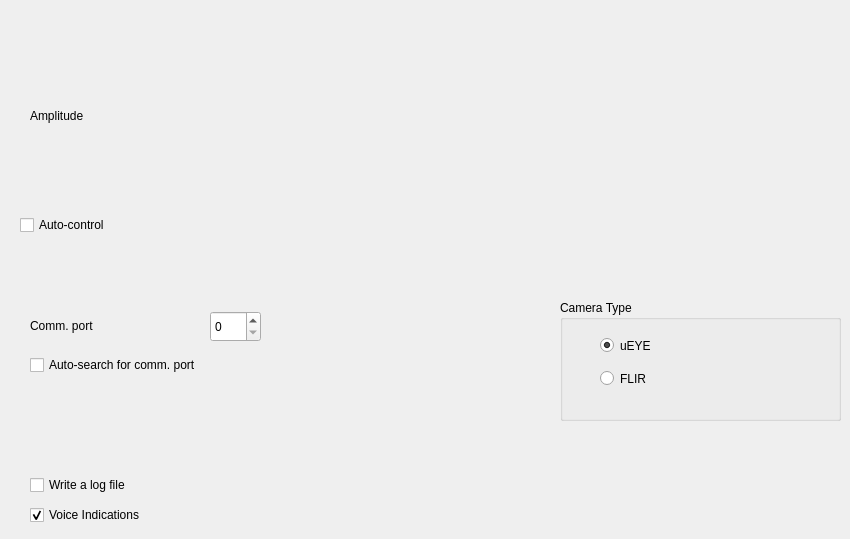
   <widget class="QWidget" name="tab_2">
    <attribute name="title">
     <string>Settings</string>
    </attribute>
    <widget class="QLabel" name="label_2">
     <property name="geometry">
      <rect>
       <x>30</x>
       <y>90</y>
       <width>131</width>
       <height>51</height>
      </rect>
     </property>
     <property name="text">
      <string>Amplitude</string>
     </property>
    </widget>
    <widget class="QCheckBox" name="checkBox_6">
     <property name="geometry">
      <rect>
       <x>20</x>
       <y>210</y>
       <width>177</width>
       <height>30</height>
      </rect>
     </property>
     <property name="text">
      <string>Auto-control</string>
     </property>
    </widget>
    <widget class="QLabel" name="label_21">
     <property name="geometry">
      <rect>
       <x>30</x>
       <y>300</y>
       <width>141</width>
       <height>51</height>
      </rect>
     </property>
     <property name="text">
      <string>Comm. port</string>
     </property>
    </widget>
    <widget class="QCheckBox" name="checkBox_7">
     <property name="geometry">
      <rect>
       <x>30</x>
       <y>350</y>
       <width>331</width>
       <height>30</height>
      </rect>
     </property>
     <property name="text">
      <string>Auto-search for comm. port</string>
     </property>
    </widget>
    <widget class="QSpinBox" name="spinBox">
     <property name="geometry">
      <rect>
       <x>210</x>
       <y>311</y>
       <width>51</width>
       <height>31</height>
      </rect>
     </property>
    </widget>
    <widget class="QCheckBox" name="checkBox_8">
     <property name="geometry">
      <rect>
       <x>30</x>
       <y>470</y>
       <width>331</width>
       <height>30</height>
      </rect>
     </property>
     <property name="text">
      <string>Write a log file</string>
     </property>
    </widget>
    <widget class="QCheckBox" name="checkBox_9">
     <property name="geometry">
      <rect>
       <x>30</x>
       <y>500</y>
       <width>331</width>
       <height>30</height>
      </rect>
     </property>
     <property name="text">
      <string>Voice Indications</string>
     </property>
     <property name="checked">
      <bool>true</bool>
     </property>
    </widget>
    <widget class="QGroupBox" name="groupBox_3">
     <property name="geometry">
      <rect>
       <x>560</x>
       <y>300</y>
       <width>281</width>
       <height>121</height>
      </rect>
     </property>
     <property name="title">
      <string>Camera Type</string>
     </property>
     <widget class="QRadioButton" name="radioButton">
      <property name="geometry">
       <rect>
        <x>40</x>
        <y>30</y>
        <width>161</width>
        <height>31</height>
       </rect>
      </property>
      <property name="text">
       <string>uEYE</string>
      </property>
      <property name="checked">
       <bool>true</bool>
      </property>
     </widget>
     <widget class="QRadioButton" name="radioButton_2">
      <property name="geometry">
       <rect>
        <x>40</x>
        <y>70</y>
        <width>161</width>
        <height>17</height>
       </rect>
      </property>
      <property name="text">
       <string>FLIR</string>
      </property>
     </widget>
    </widget>
   </widget>
